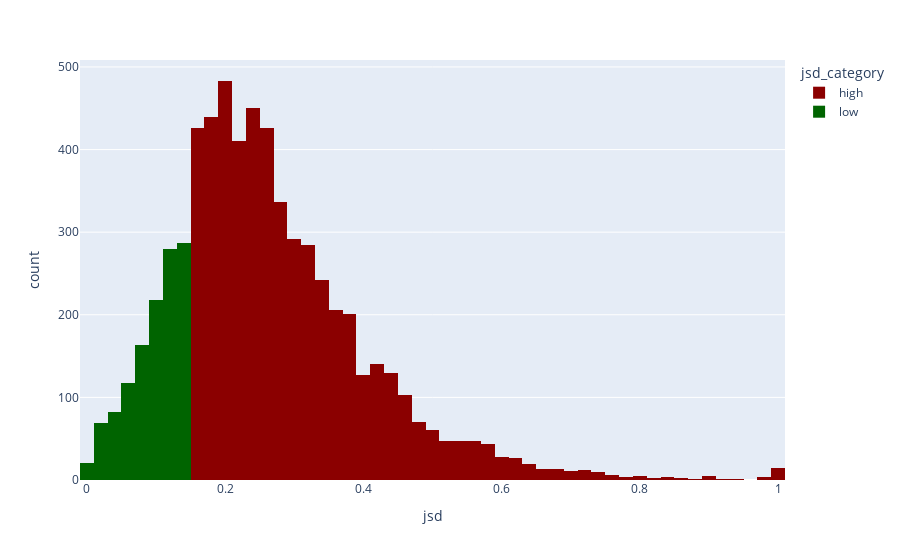

Write notebook code for a chart like this one.
### Code cell
df['jsd_category'] = df['jsd'].apply(lambda x: 'low' if x < 0.15 else 'high')

fig = px.histogram(
    df,
    x='jsd',
    color='jsd_category',
    nbins=100,
    color_discrete_map={'low': '#006400', 'high': '#8B0000'}
)
fig.show()

### Figure 1 — Plotly figure (JSON) as saved in the notebook; plotly's stock layout.template omitted (floating-point values rounded to 4 significant figures; data arrays with more than 128 entries replaced by an {"elided": "..."} marker saying what was removed)
{"data": [{"bingroup": "x", "hovertemplate": "jsd_category=high<br>jsd=%{x}<br>count=%{y}<extra></extra>", "legendgroup": "high", "marker": {"color": "#8B0000", "pattern": {"shape": ""}}, "name": "high", "nbinsx": 100, "orientation": "v", "showlegend": true, "type": "histogram", "x": {"elided": "5212 float values"}, "xaxis": "x", "yaxis": "y"}, {"bingroup": "x", "hovertemplate": "jsd_category=low<br>jsd=%{x}<br>count=%{y}<extra></extra>", "legendgroup": "low", "marker": {"color": "#006400", "pattern": {"shape": ""}}, "name": "low", "nbinsx": 100, "orientation": "v", "showlegend": true, "type": "histogram", "x": {"elided": "1238 float values"}, "xaxis": "x", "yaxis": "y"}], "layout": {"barmode": "relative", "legend": {"title": {"text": "jsd_category"}, "tracegroupgap": 0}, "margin": {"t": 60}, "xaxis": {"anchor": "y", "domain": [0, 1], "title": {"text": "jsd"}}, "yaxis": {"anchor": "x", "domain": [0, 1], "title": {"text": "count"}}}}
